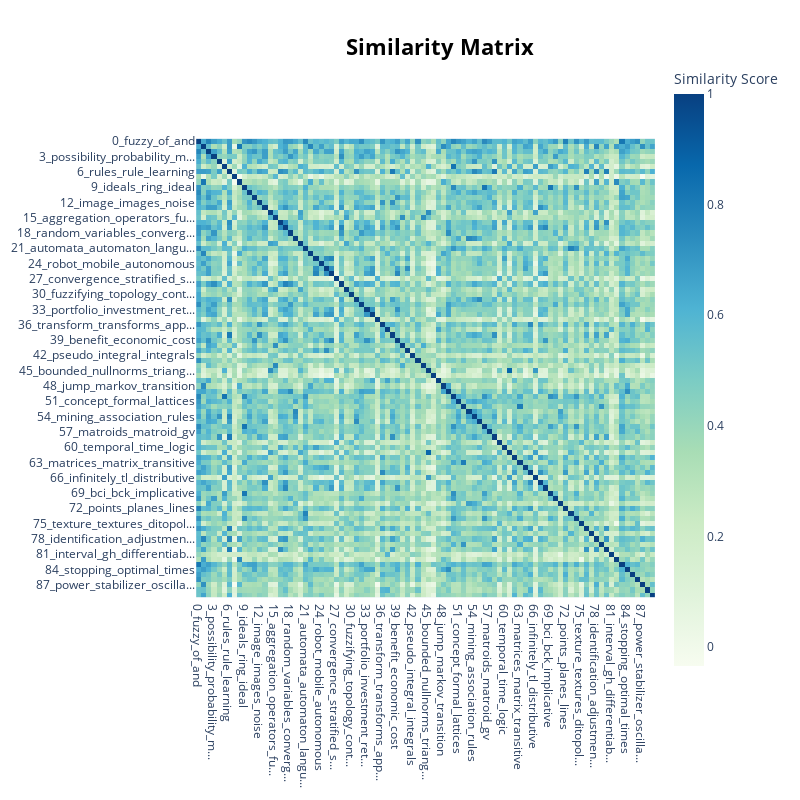

Notebook code for this chart:
### Code cell
topic_model.visualize_heatmap()

### Figure 1 — Plotly figure (JSON) as saved in the notebook; plotly's stock layout.template omitted (floating-point values rounded to 4 significant figures; data arrays with more than 128 entries replaced by an {"elided": "..."} marker saying what was removed)
{"data": [{"coloraxis": "coloraxis", "name": "0", "x": ["0_fuzzy_of_and", "1_control_controller_stabil...", "2_preference_decision_alter...", "3_possibility_probability_m...", "4_clustering_cluster_clusters", "5_algebras_mv_algebra", "6_rules_rule_learning", "7_copulas_copula_quasi", "8_adaptive_tracking_control", "9_ideals_ring_ideal", "10_rough_covering_set", "11_games_game_players", "12_image_images_noise", "13_reliability_failure_unce...", "14_norms_triangular_continu...", "15_aggregation_operators_fu...", "16_series_forecasting_time", "17_regression_linear_model", "18_random_variables_converg...", "19_database_queries_query", "20_distributivity_uninorms_...", "21_automata_automaton_langu...", "22_synchronization_time_net...", "23_scheduling_meeting_project", "24_robot_mobile_autonomous", "25_transportation_problem_s...", "26_supply_production_demand", "27_convergence_stratified_s...", "28_test_hypotheses_testing", "29_overlap_grouping_migrati...", "30_fuzzifying_topology_cont...", "31_medical_patient_diagnosis", "32_entropy_dumitrescu_dynam...", "33_portfolio_investment_ret...", "34_programming_chance_stoch...", "35_egoroff_continuity_theorem", "36_transform_transforms_app...", "37_fractional_caputo_differ...", "38_recognition_speech_pattern", "39_benefit_economic_cost", "40_capacities_choquet_inter...", "41_graphs_connectivity_shor...", "42_pseudo_integral_integrals", "43_variational_mappings_ine...", "44_owa_orness_operators", "45_bounded_nullnorms_triang...", "46_note_proof_incorrect", "47_fractional_programming_l...", "48_jump_markov_transition", "49_stochastic_differential_...", "50_algebra_subalgebras_alge...", "51_concept_formal_lattices", "52_max_powers_matrices", "53_retrieval_document_docum...", "54_mining_association_rules", "55_expert_knowledge_shell", "56_module_modules_submodule", "57_matroids_matroid_gv", "58_svm_kernel_support", "59_molecular_lattices_tml", "60_temporal_time_logic", "61_uninorms_bounded_lattices", "62_defuzzification_acd_method", "63_matrices_matrix_transitive", "64_traffic_incident_handoff", "65_interpolation_spline_kh", "66_infinitely_tl_distributive", "67_uncertainty_uncertain_an...", "68_dea_efficiencies_efficie...", "69_bci_bck_implicative", "70_quantum_observables_meas...", "71_users_user_trust", "72_points_planes_lines", "73_automata_valued_languages", "74_semigroup_congruences_co...", "75_texture_textures_ditopol...", "76_neural_sigmoidal_regular", "77_adjoint_tied_multi", "78_identification_adjustmen...", "79_max_eigenspace_algebra", "80_recurrent_learning_dynamic", "81_interval_gh_differentiab...", "82_event_triggered_leader", "83_incorrect_buckley_systems", "84_stopping_optimal_times", "85_complex_numbers_derivative", "86_syntopogenous_structures...", "87_power_stabilizer_oscilla...", "88_iterative_numerical_fred...", "89_circuit_cmos_chip"], "y": ["0_fuzzy_of_and", "1_control_controller_stabil...", "2_preference_decision_alter...", "3_possibility_probability_m...", "4_clustering_cluster_clusters", "5_algebras_mv_algebra", "6_rules_rule_learning", "7_copulas_copula_quasi", "8_adaptive_tracking_control", "9_ideals_ring_ideal", "10_rough_covering_set", "11_games_game_players", "12_image_images_noise", "13_reliability_failure_unce...", "14_norms_triangular_continu...", "15_aggregation_operators_fu...", "16_series_forecasting_time", "17_regression_linear_model", "18_random_variables_converg...", "19_database_queries_query", "20_distributivity_uninorms_...", "21_automata_automaton_langu...", "22_synchronization_time_net...", "23_scheduling_meeting_project", "24_robot_mobile_autonomous", "25_transportation_problem_s...", "26_supply_production_demand", "27_convergence_stratified_s...", "28_test_hypotheses_testing", "29_overlap_grouping_migrati...", "30_fuzzifying_topology_cont...", "31_medical_patient_diagnosis", "32_entropy_dumitrescu_dynam...", "33_portfolio_investment_ret...", "34_programming_chance_stoch...", "35_egoroff_continuity_theorem", "36_transform_transforms_app...", "37_fractional_caputo_differ...", "38_recognition_speech_pattern", "39_benefit_economic_cost", "40_capacities_choquet_inter...", "41_graphs_connectivity_shor...", "42_pseudo_integral_integrals", "43_variational_mappings_ine...", "44_owa_orness_operators", "45_bounded_nullnorms_triang...", "46_note_proof_incorrect", "47_fractional_programming_l...", "48_jump_markov_transition", "49_stochastic_differential_...", "50_algebra_subalgebras_alge...", "51_concept_formal_lattices", "52_max_powers_matrices", "53_retrieval_document_docum...", "54_mining_association_rules", "55_expert_knowledge_shell", "56_module_modules_submodule", "57_matroids_matroid_gv", "58_svm_kernel_support", "59_molecular_lattices_tml", "60_temporal_time_logic", "61_uninorms_bounded_lattices", "62_defuzzification_acd_method", "63_matrices_matrix_transitive", "64_traffic_incident_handoff", "65_interpolation_spline_kh", "66_infinitely_tl_distributive", "67_uncertainty_uncertain_an...", "68_dea_efficiencies_efficie...", "69_bci_bck_implicative", "70_quantum_observables_meas...", "71_users_user_trust", "72_points_planes_lines", "73_automata_valued_languages", "74_semigroup_congruences_co...", "75_texture_textures_ditopol...", "76_neural_sigmoidal_regular", "77_adjoint_tied_multi", "78_identification_adjustmen...", "79_max_eigenspace_algebra", "80_recurrent_learning_dynamic", "81_interval_gh_differentiab...", "82_event_triggered_leader", "83_incorrect_buckley_systems", "84_stopping_optimal_times", "85_complex_numbers_derivative", "86_syntopogenous_structures...", "87_power_stabilizer_oscilla...", "88_iterative_numerical_fred...", "89_circuit_cmos_chip"], "z": {"elided": "90x90 float values"}, "type": "heatmap", "xaxis": "x", "yaxis": "y", "hovertemplate": "x: %{x}<br>y: %{y}<br>Similarity Score: %{z}<extra></extra>"}], "layout": {"xaxis": {"anchor": "y", "domain": [0.0, 1.0], "scaleanchor": "y", "constrain": "domain"}, "yaxis": {"anchor": "x", "domain": [0.0, 1.0], "autorange": "reversed", "constrain": "domain"}, "coloraxis": {"colorbar": {"title": {"text": "Similarity Score"}}, "colorscale": [[0.0, "rgb(247,252,240)"], [0.125, "rgb(224,243,219)"], [0.25, "rgb(204,235,197)"], [0.375, "rgb(168,221,181)"], [0.5, "rgb(123,204,196)"], [0.625, "rgb(78,179,211)"], [0.75, "rgb(43,140,190)"], [0.875, "rgb(8,104,172)"], [1.0, "rgb(8,64,129)"]]}, "margin": {"t": 60}, "title": {"font": {"size": 22, "color": "Black"}, "text": "<b>Similarity Matrix</b>", "y": 0.95, "x": 0.55, "xanchor": "center", "yanchor": "top"}, "hoverlabel": {"font": {"size": 16, "family": "Rockwell"}, "bgcolor": "white"}, "width": 800, "height": 800, "showlegend": true, "legend": {"title": {"text": "Trend"}}}}
